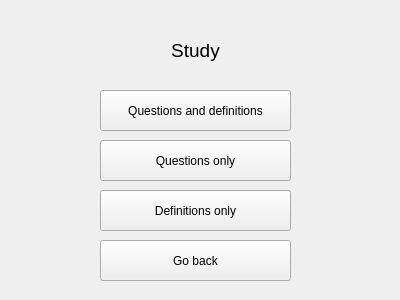
<?xml version="1.0" encoding="UTF-8"?>
<ui version="4.0">
    <class>TopicStudy</class>
    <widget class="QWidget" name="TopicStudy">
        <property name="geometry">
            <rect>
                <x>0</x>
                <y>0</y>
                <width>400</width>
                <height>300</height>
            </rect>
        </property>
        <property name="windowTitle">
            <string>TopicStudy</string>
        </property>
        <widget class="QLabel" name="label">
            <property name="geometry">
                <rect>
                    <x>130</x>
                    <y>30</y>
                    <width>131</width>
                    <height>41</height>
                </rect>
            </property>
            <property name="font">
                <font>
                    <pointsize>14</pointsize>
                </font>
            </property>
            <property name="text">
                <string>Study</string>
            </property>
            <property name="alignment">
                <set>Qt::AlignCenter</set>
            </property>
        </widget>
        <widget class="QPushButton" name="qndButton">
            <property name="geometry">
                <rect>
                    <x>100</x>
                    <y>90</y>
                    <width>191</width>
                    <height>41</height>
                </rect>
            </property>
            <property name="text">
                <string>Questions and definitions</string>
            </property>
        </widget>
        <widget class="QPushButton" name="questionsButton">
            <property name="geometry">
                <rect>
                    <x>100</x>
                    <y>140</y>
                    <width>191</width>
                    <height>41</height>
                </rect>
            </property>
            <property name="text">
                <string>Questions only</string>
            </property>
        </widget>
        <widget class="QPushButton" name="definitionsButton">
            <property name="geometry">
                <rect>
                    <x>100</x>
                    <y>190</y>
                    <width>191</width>
                    <height>41</height>
                </rect>
            </property>
            <property name="text">
                <string>Definitions only</string>
            </property>
        </widget>
        <widget class="QPushButton" name="goBackButton">
            <property name="geometry">
                <rect>
                    <x>100</x>
                    <y>240</y>
                    <width>191</width>
                    <height>41</height>
                </rect>
            </property>
            <property name="text">
                <string>Go back</string>
            </property>
        </widget>
    </widget>
    <resources/>
    <connections/>
</ui>
